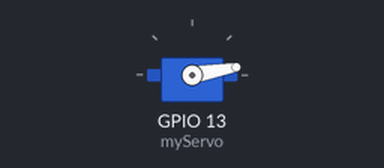
A sketch run on a simulated ESP32. Shown: servo.

Above: at 0.05 s.
At 0.45 s:
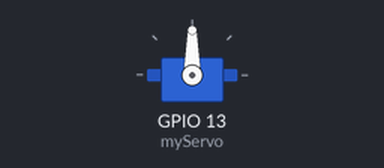
At 0.85 s:
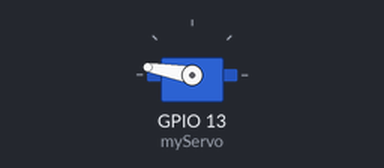
At 1.7 s:
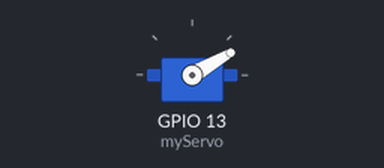
Timing chart, 0 to 4.4 s (numbered marks = the images above):
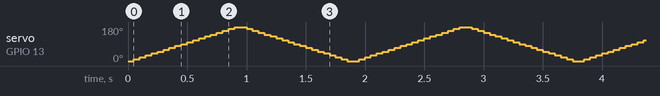

The sketch:

ESP-Servo.ino
```cpp
#include <ESP32Servo.h>

Servo myServo;

void setup() {
  Serial.begin(115200);
  myServo.attach(13); // GPIO 13 for servo signal
}

void loop() {
  // Sweep from 0 to 180
  for (int angle = 0; angle <= 180; angle += 10) {
    myServo.write(angle);
    delay(50);
  }

  // Sweep back from 180 to 0
  for (int angle = 180; angle >= 0; angle -= 10) {
    myServo.write(angle);
    delay(50);
  }
}
```
